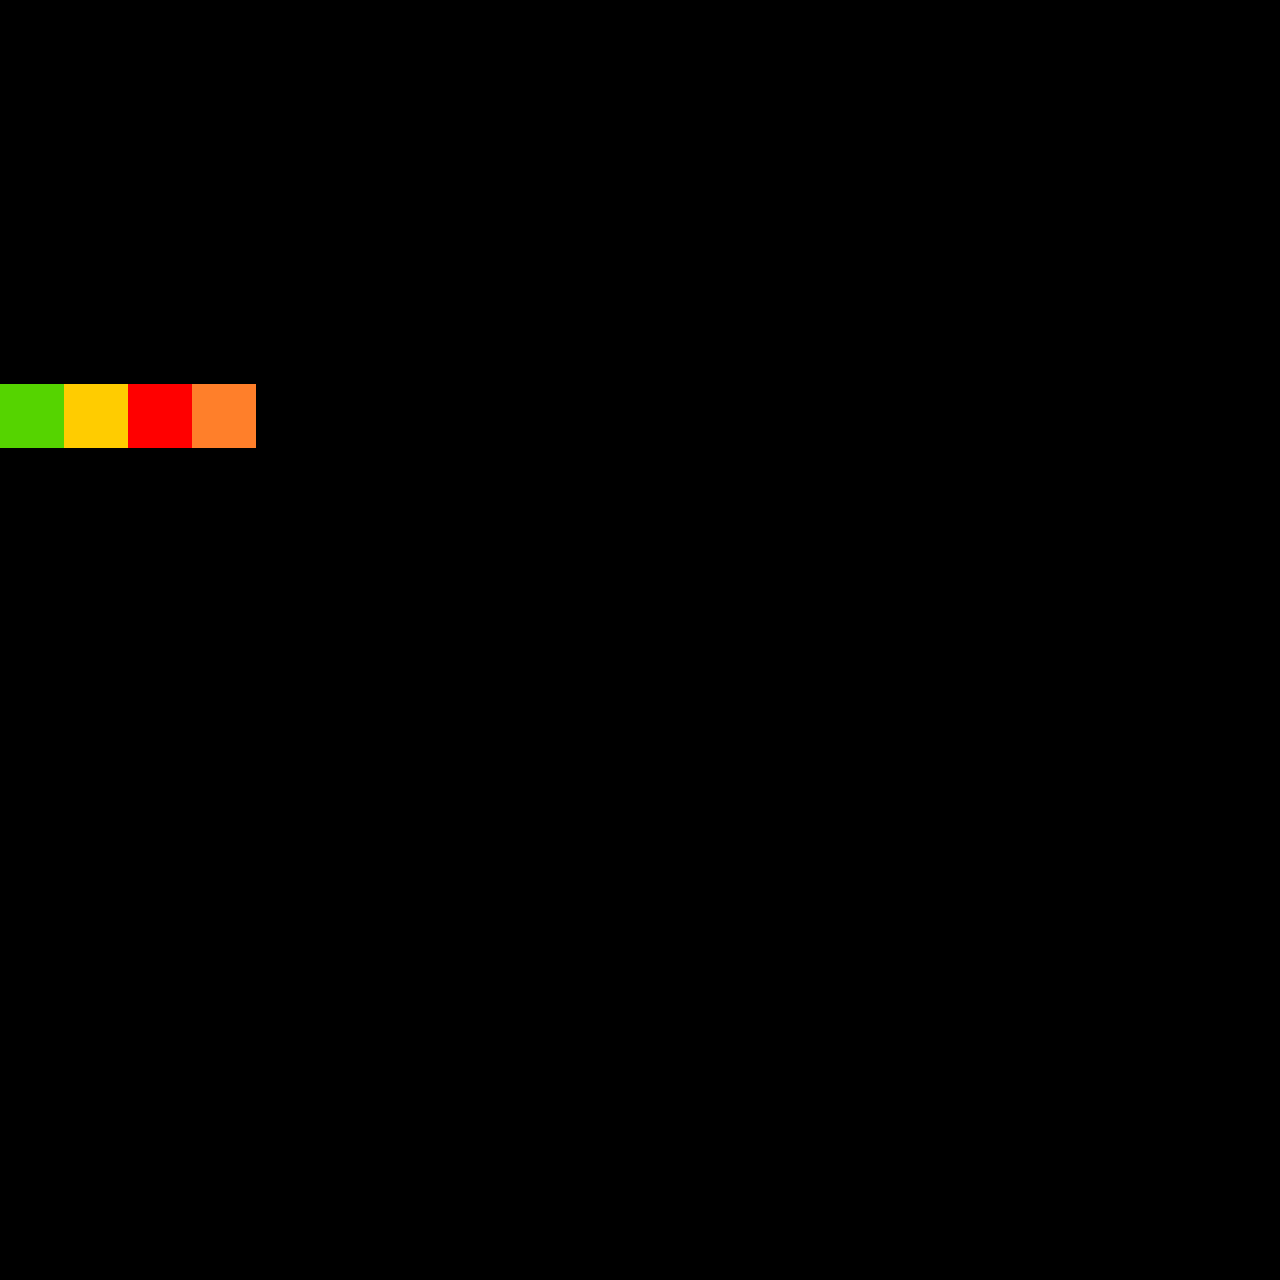

A 2D game scene composited from a Tiled map and its tileset images. What follows is a short description and the map's XML, with each tile layer's data collapsed to a summary:
An orthogonal 20x20 tile map with 64x64 px tiles, 1 tile layer (Tile) and 2 objects (Etoile, Bonus).

<map version="1.0" orientation="orthogonal" width="20" height="20" tilewidth="64" tileheight="64">
 <tileset firstgid="1" name="decor_tileset" tilewidth="64" tileheight="64">
  <image source="../assets/gfx/decor_tileset.png" width="128" height="128" />
 </tileset>
 <objectgroup name="Objets" width="20" height="20">
  <object type="Etoile" x="271" y="470" width="35" height="29" />
  <object type="Bonus" x="150" y="342" width="31" height="21" />
 </objectgroup>
 <layer name="Tile" width="20" height="20">
  <data>[400 cells, 4 non-empty, 4 distinct tile ids]</data>
 </layer>
</map>
